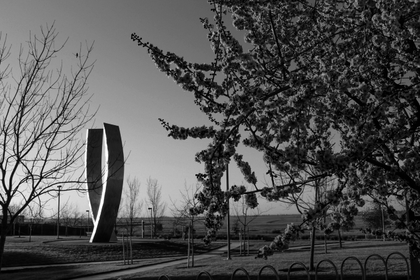
%> input picture CSE107 - Digital Image Processing/Lab03/Lab_03_image1_dark.tif, 420 x 280 px, shrunk from 675 x 450 before the run
$ octave --eval "result = equalize('Lab_03_image1_dark.tif');"   (GNU Octave 9; MATLAB toolbox functions it lacks are replaced by stand-ins)
%> lines starting %> are read from the running program, lines starting %| are printed output that depends on the picture
### CSE107 - Digital Image Processing/Lab03/compute_histogram.m
function [h] = compute_histogram (Matrix)
%{
  compute_histogram   Computes the histogram of given image matrix in uint8

  Syntax:
    h = compute_histogram(Matrix)

  Input:
    Matrix =    grayscale image to compute its histogram. uint8 with range 0-255

  Output:
    h =   the histogram vector of the image matrix. The sum of all of its elements is 1

  History:
    Benjamin Kwon     10/22/2017    Created
    Benjamin Kwon     10/23/2017    Finished

%}


  %R = Row
  %C = Column
  [R,C] = size(Matrix);

  h = zeros(1,256);

  %Get the count for each pixel intensity value
  for i = 1:R
    for j = 1:C
        k = Matrix(i,j);
        k = k + 1;
        h(k) = h(k) + 1;

    end
  end

  %Sum up the count and divide for histogram computation
  m = 0;
  for k = 1:256
    m = m + h(k);
  end

  h = h/m;

% [9 lines of commented-out code are left out]

endfunction

### CSE107 - Digital Image Processing/Lab03/plot_histogram.m
function plot_histogram (h)
%{
  plot_histogram    Plot the histogram that have x-axis ranging from 0 to 255 and y-axis ranging from
                     0 to its max value. And plot the graph in bar graph form.

  Syntax:
    plot_histogram(h)

  Input:
    h =     Histogram vector

  Output:
    A plot that shows the histogram

  History:
    Benjamin Kwon     10/22/2017    created
    Benjamin Kwon     10/23/2017    finished

%}


  [t,s] = size(h);

  x = 0:s-1;

%Get Max
  t = max(h);

  bar(x,h);

  set(gca, 'Xtick', 0:50:256)


%Set limits
  xlim([0 s])
  ylim([0 t])

%Label
  xlabel('Intensity Values');
  ylabel('PMF');


endfunction

### CSE107 - Digital Image Processing/Lab03/histogram_transform.m
function [T] = histogram_transform(h)
%{
  histogram_transform   Based on the histogram, this function uses the transformation function
                          to create a vector that can be used for equalization of the image.

  Syntax:
    T = histogram_transform(h)

  Input:
    h = A histogram vector

  Output:
    T = A vector that contains the transformation function based on the given pixel intensity value
          with a offset of 1

  History:
    Benjamin Kwon     10/22/2017    Created
    Benjamin Kwon     10/23/2017    Finished

%}

  [R,C] = size(h);

  T = 1:256;

%Formula
  for i = 1:256
    G = 0;

    for j = 1:i

      G = G + h(1,j);

    end

    T(i) = [C-1]*G;

  end


endfunction

### CSE107 - Digital Image Processing/Lab03/equalize.m
function [Output] = equalize(Image)
%> called with Image = 'Lab_03_image1_dark.tif'
%{
  equalize    Based on the given image name, this function computes its histogram,
                equalize it and output the plot, the mean, and standard deviation of the original and equalized image.

  Syntax:
    Output = equalize(Image)

  Input:
    Image = Name of the image from respective directory

  Output:
    Output = the matrix of the equalized image

  History:
    Benjamin Kwon     10/22/2017    Created
    Benjamin Kwon     10/23/2017    Finished

%}


  Matrix = imread(Image);
%> Matrix is the input picture: size 280x420 uint8; min 0, max 255, mean 82.8
  Original = Matrix;

  [R,C] = size(Matrix);
%> R = 280; C = 420

%Get histogram and plot
  A = compute_histogram(Matrix);
%> after the loop in compute_histogram, `for i = 1:R`: h = 256 values, max 1146 at index 30, min 0 at index 256, mean 459.4
%> the loop in compute_histogram, `for k = 1:256` made 256 passes
%> m on passes 1 to 3: 699, 1310, 1859
%> after the loop in compute_histogram, `for k = 1:256`: m = 117600
%> in compute_histogram, `h = h/m;`: h = 256 values, max 0.00974 at index 30, min 0 at index 256, mean 0.00391
%> A has the same summary as h in compute_histogram

  plot_histogram(A);
%> in plot_histogram, `t = max(h);`: t = 0.00974
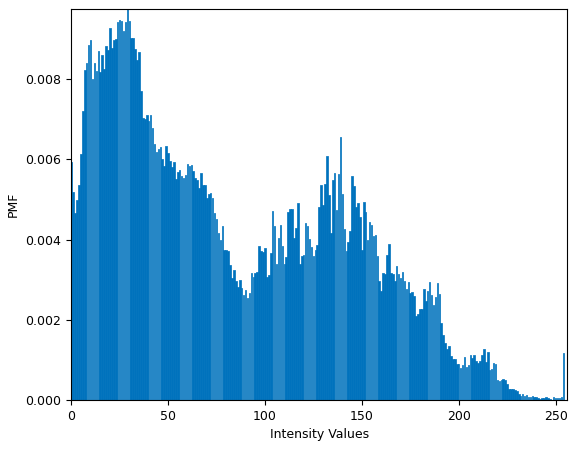
%> figure redrawn from the program's plot data; tallest bar 0.00974 high, from x = 28.6 to 29.4

%Get transformation function onto T
  T = histogram_transform(A);
%> after the loop in histogram_transform, `for i = 1:256`: T = 256 values from 1.52 to 255
%> T = 256 values from 1.52 to 255

  T = round(T);
%> T = 256 values from 2 to 255

%Equalize the image using T
  for i = 1:R
    for j = 1:C
      %disp('Before Transformation')
      %disp(Matrix(i,j));

      Matrix(i,j) = T(Matrix(i,j) + 1);

      %disp('After Transformation')
      %disp(Matrix(i,j));
    end

  end
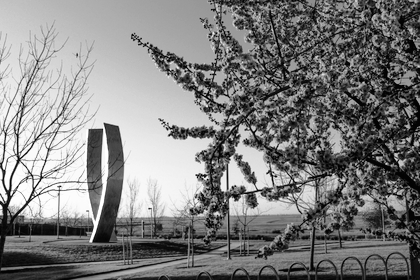
%> Matrix: size 280x420 uint8; min 2, max 255, mean 128.2

%Compute histogram then plot
  B = compute_histogram(Matrix);
%> the loop in compute_histogram (call 2), `for k = 1:256` made 256 passes
%> m on passes 1 to 3: 0, 0, 699
%> B = 256 values, max 0.00974 at index 63, min 0 at index 1, mean 0.00391

  plot_histogram(B);

%Output
  Output = Matrix;

%Display the mean and deviation
  disp('--Display the Mean and Deviation--')
  disp('')
  disp('-Displaying Original Image-')
  Original = double(Original);
  Original = Original(:);
  M = mean(Original);
%> M = 82.82
  SD = std(Original);
%> SD = 59.14

  disp('Mean --')
  disp(M)
%| 82.819

  disp('Standard Deviation --')
  disp(SD)
%| 59.143

  disp('')
  disp('-Displaying Equalized Image-')
  Matrix = double(Matrix);
%> Matrix: size 280x420 double
  Matrix = Matrix(:);

  M = mean(Matrix);
%> M = 128.2
  SD = std(Matrix);
%> SD = 73.36

  disp('Mean --')
  disp(M)
%| 128.22

  disp('Standard Deviation --')
  disp(SD)
%| 73.359
%> `result = equalize('Lab_03_image1_dark.tif');`:
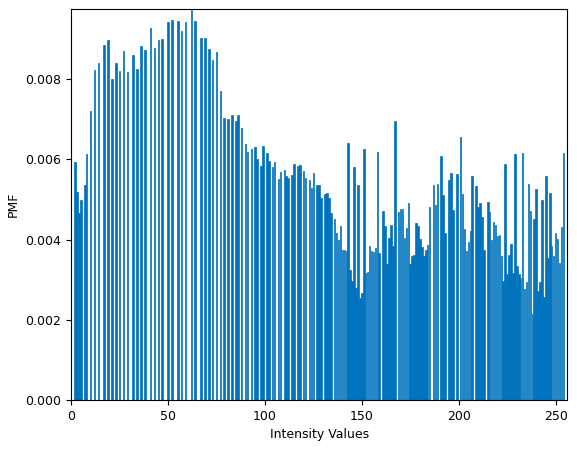
%> figure redrawn from the program's plot data; tallest bar 0.00974 high, from x = 61.6 to 62.4

endfunction

$ run again, on CSE107 - Digital Image Processing/Lab03/DarkEqualizedPic.png
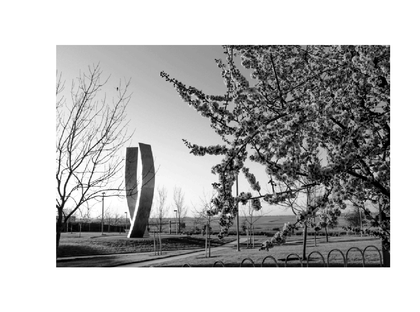
%> input picture CSE107 - Digital Image Processing/Lab03/DarkEqualizedPic.png, 420 x 312 px, shrunk from 1167 x 867 before the run
%> in equalize, Matrix is the input picture: size 312x420x3 uint8; min 0, max 255, mean 182.9
%> after the loop in compute_histogram, `for i = 1:R`: h = 256 values, max 169098 at index 255, min 0 at index 256, mean 1535.6
%> the loop in compute_histogram, `for k = 1:256` made 256 passes
%> m on passes 1 to 3: 1977, 2445, 2802
%> after the loop in compute_histogram, `for k = 1:256`: m = 393120
%> in compute_histogram, `h = h/m;`: h = 256 values, max 0.43 at index 255, min 0 at index 256, mean 0.00391
%> A has the same summary as h in compute_histogram
%> in plot_histogram, `t = max(h);`: t = 0.43
%> in equalize, `plot_histogram(A);`:
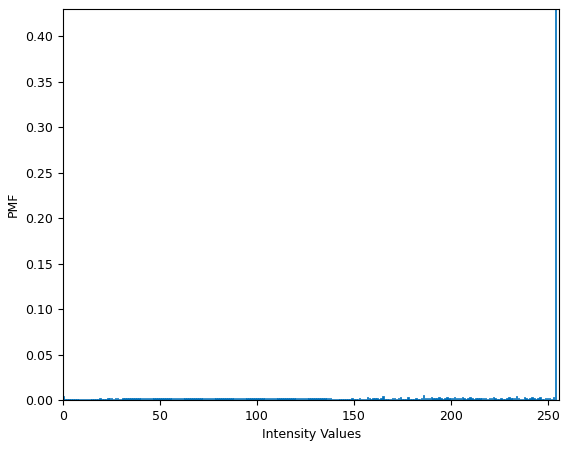
%> figure redrawn from the program's plot data; tallest bar 0.43 high, from x = 253.6 to 254.4
%> after the loop in histogram_transform, `for i = 1:256`: T = 256 values from 1.28 to 255
%> in equalize, `T = round(T);`: T = 256 values from 1 to 255
%> after the loop in equalize, `for i = 1:R`:
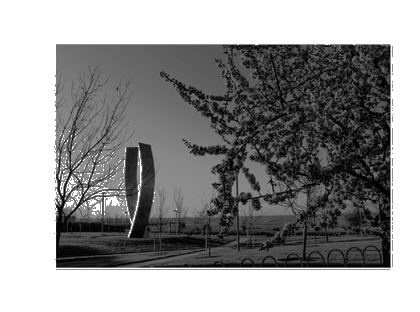
%> Matrix: size 312x420x3 uint8; min 1, max 255, mean 151.3
%> the loop in compute_histogram (call 2), `for k = 1:256` made 256 passes
%> m on passes 1 to 3: 0, 1977, 3657
%> B = 256 values, max 0.43 at index 255, min 0 at index 1, mean 0.00391
%> in equalize, `M = mean(Original);`: M = 182.9
%> in equalize, `SD = std(Original);`: SD = 82.57
%| 182.88
%| 82.565
%> in equalize, `M = mean(Matrix);`: M = 151.3
%> in equalize, `SD = std(Matrix);`: SD = 95.52
%| 151.27
%| 95.523
